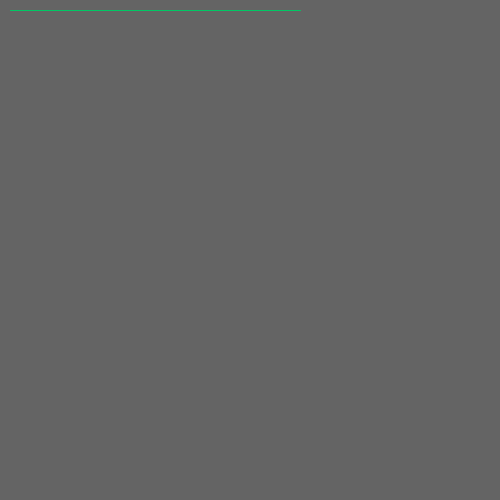
Frame 1 (no input)
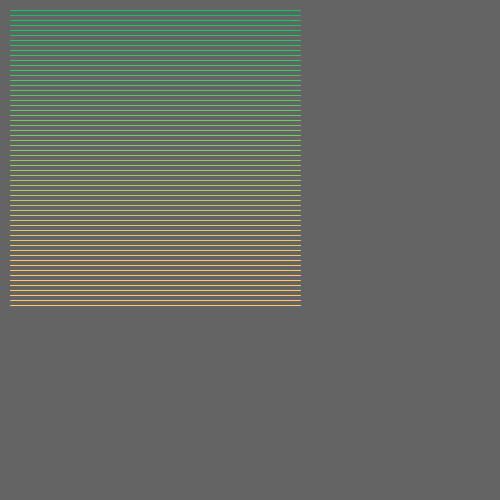
Frame 60 (the mouse pressed at the canvas centre just before this capture)
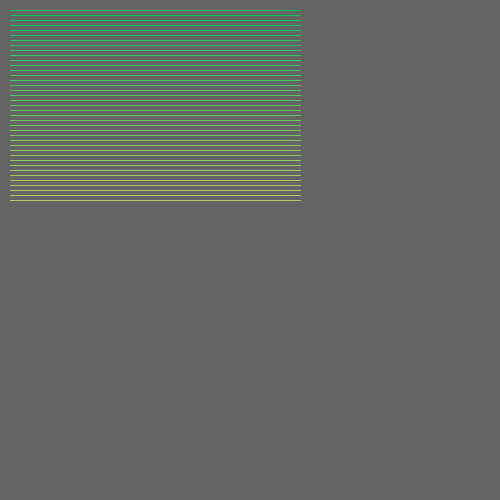
Frame 120 (the mouse held since frame 60 and released just before this capture)

The Processing sketch that drew these frames (run headless with seeded random() and noise(); from frame 60 on, the mouse is pressed at the canvas centre):

// Processing sketch: processing_180322
// ── processing_180322.pde

int i = 0;


void setup(){ 
background(100, 100, 100); 
  size(500, 500); 
}

void draw(){
  //background(100, 100, 100); 
  
  stroke(i, 200, 100); 

  line(10, 10+i, 300, 10+i); 
  
  i = i + 5;
  
  if(i>400){
     i=0;
     background(100, 100, 100); 
  }
  
}
